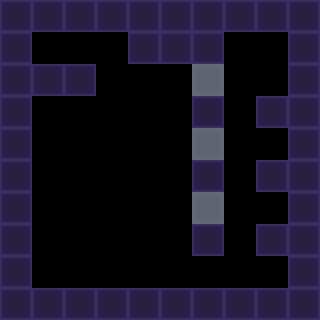

A 2D game scene composited from a Tiled map and its tileset images. What follows is a short description and the map's XML, with every tile layer's data as written:
An orthogonal 10x10 tile map with 32x32 px tiles, 1 tile layer (Tile Layer 1) and 5 objects.

<map version="1.2" tiledversion="1.3.5" orientation="orthogonal" renderorder="right-down" width="10" height="10" tilewidth="32" tileheight="32" infinite="0" nextlayerid="3" nextobjectid="6">
 <editorsettings>
  <export target="room_8_3.lua" format="lua" />
 </editorsettings>
 <tileset firstgid="1" source="../allTiles.tsx" />
 <layer id="1" name="Tile Layer 1" width="10" height="10">
  <data encoding="csv">
1,1,1,1,1,1,1,1,1,1,
1,0,0,0,1,1,1,0,0,1,
1,1,1,0,0,0,7,0,0,1,
1,0,0,0,0,0,1,0,1,1,
1,0,0,0,0,0,7,0,0,1,
1,0,0,0,0,0,1,0,1,1,
1,0,0,0,0,0,7,0,0,1,
1,0,0,0,0,0,1,0,1,1,
1,0,0,0,0,0,0,0,0,1,
1,1,1,1,1,1,1,1,1,1
</data>
 </layer>
 <objectgroup id="2" name="Object Layer 1">
  <object id="1" gid="2" x="32" y="64" width="32" height="32" />
  <object id="2" gid="3" x="256" y="224" width="32" height="32" />
  <object id="3" gid="3" x="256" y="160" width="32" height="32" />
  <object id="4" gid="3" x="256" y="96" width="32" height="32" />
  <object id="5" gid="4" x="32" y="288" width="32" height="32" />
 </objectgroup>
</map>